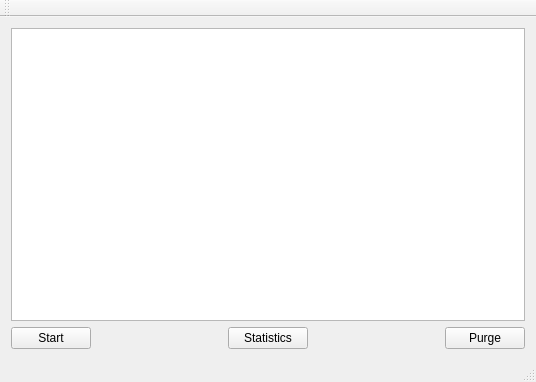
<?xml version="1.0" encoding="UTF-8"?>
<ui version="4.0">
 <class>MainWindow</class>
 <widget class="QMainWindow" name="MainWindow">
  <property name="geometry">
   <rect>
    <x>0</x>
    <y>0</y>
    <width>536</width>
    <height>382</height>
   </rect>
  </property>
  <property name="windowTitle">
   <string>MainWindow</string>
  </property>
  <widget class="QWidget" name="centralWidget">
   <layout class="QVBoxLayout" name="verticalLayout">
    <item>
     <widget class="QGraphicsView" name="graphicsView"/>
    </item>
    <item>
     <layout class="QHBoxLayout" name="horizontalLayout">
      <item>
       <widget class="QPushButton" name="startButton">
        <property name="text">
         <string>Start</string>
        </property>
       </widget>
      </item>
      <item>
       <spacer name="horizontalSpacer">
        <property name="orientation">
         <enum>Qt::Horizontal</enum>
        </property>
        <property name="sizeHint" stdset="0">
         <size>
          <width>40</width>
          <height>20</height>
         </size>
        </property>
       </spacer>
      </item>
      <item>
       <widget class="QPushButton" name="statisticsButton">
        <property name="text">
         <string>Statistics</string>
        </property>
       </widget>
      </item>
      <item>
       <spacer name="horizontalSpacer_2">
        <property name="orientation">
         <enum>Qt::Horizontal</enum>
        </property>
        <property name="sizeHint" stdset="0">
         <size>
          <width>40</width>
          <height>20</height>
         </size>
        </property>
       </spacer>
      </item>
      <item>
       <widget class="QPushButton" name="purgeButton">
        <property name="text">
         <string>Purge</string>
        </property>
       </widget>
      </item>
     </layout>
    </item>
   </layout>
  </widget>
  <widget class="QMenuBar" name="menuBar">
   <property name="geometry">
    <rect>
     <x>0</x>
     <y>0</y>
     <width>536</width>
     <height>19</height>
    </rect>
   </property>
  </widget>
  <widget class="QToolBar" name="mainToolBar">
   <attribute name="toolBarArea">
    <enum>TopToolBarArea</enum>
   </attribute>
   <attribute name="toolBarBreak">
    <bool>false</bool>
   </attribute>
  </widget>
  <widget class="QStatusBar" name="statusBar"/>
 </widget>
 <layoutdefault spacing="6" margin="11"/>
 <resources/>
 <connections/>
</ui>
